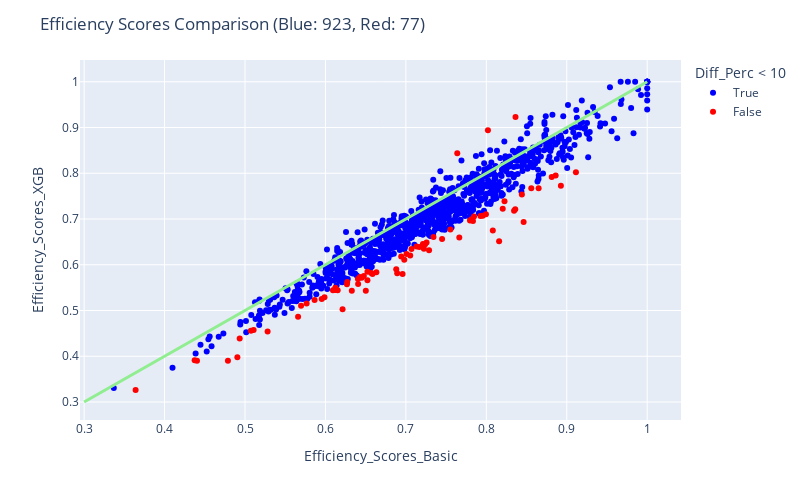

Source (notebook cell):
### Code cell
fig = px.scatter(res_xgb, x="Efficiency_Scores_Basic", y="Efficiency_Scores_XGB", color = "Diff_Perc < 10", color_discrete_map= {True:"blue", False: "red"},
                 hover_data=["Efficiency_Scores_Basic", "Efficiency_Scores_XGB", "Diff_Perc"] + [res_xgb.index])


fig.add_traces(
    list(px.line(x = np.linspace(0.3, 1, num=2), y = np.linspace(0.3, 1, num=2)).select_traces())
)

fig.update_traces(line_color='lightgreen', line_width=3)

fig.update_layout(
    autosize=False,
    width=800,
    height=500,
    title_text=f"Efficiency Scores Comparison (Blue: {blue}, Red: {red})",
)

fig.show()

### Figure 1 — Plotly figure (JSON) as saved in the notebook; plotly's stock layout.template omitted (floating-point values rounded to 4 significant figures; data arrays with more than 128 entries replaced by an {"elided": "..."} marker saying what was removed)
{"data": [{"customdata": {"elided": "923x2 mixed values"}, "hovertemplate": "Diff_Perc < 10=True<br>Efficiency_Scores_Basic=%{x}<br>Efficiency_Scores_XGB=%{y}<br>Diff_Perc=%{customdata[0]}<br>index=%{customdata[1]}<extra></extra>", "legendgroup": "True", "line": {"color": "lightgreen", "width": 3}, "marker": {"color": "blue", "symbol": "circle"}, "mode": "markers", "name": "True", "orientation": "v", "showlegend": true, "type": "scatter", "x": {"elided": "923 float values"}, "xaxis": "x", "y": {"elided": "923 float values"}, "yaxis": "y"}, {"customdata": {"elided": "77x2 mixed values"}, "hovertemplate": "Diff_Perc < 10=False<br>Efficiency_Scores_Basic=%{x}<br>Efficiency_Scores_XGB=%{y}<br>Diff_Perc=%{customdata[0]}<br>index=%{customdata[1]}<extra></extra>", "legendgroup": "False", "line": {"color": "lightgreen", "width": 3}, "marker": {"color": "red", "symbol": "circle"}, "mode": "markers", "name": "False", "orientation": "v", "showlegend": true, "type": "scatter", "x": [0.6404, 0.6406, 0.6123, 0.8927, 0.6942, 0.7054, 0.7288, 0.707, 0.7928, 0.7008, 0.7639, 0.6428, 0.5073, 0.6328, 0.364, 0.8464, 0.6633, 0.5697, 0.5107, 0.5988, 0.8204, 0.7847, 0.9114, 0.8345, 0.7956, 0.6522, 0.7343, 0.6122, 0.6477, 0.566, 0.5954, 0.645, 0.6522, 0.865, 0.8862, 0.8159, 0.698, 0.8226, 0.7797, 0.7553, 0.6152, 0.6213, 0.8813, 0.7167, 0.7212, 0.7834, 0.4374, 0.4788, 0.7224, 0.688, 0.7816, 0.5766, 0.8363, 0.6267, 0.6093, 0.5865, 0.6271, 0.6892, 0.7239, 0.6585, 0.8559, 0.6502, 0.6959, 0.802, 0.657, 0.745, 0.8081, 0.4934, 0.4403, 0.7257, 0.7664, 0.7995, 0.8442, 0.7133, 0.836, 0.4905, 0.5281], "xaxis": "x", "y": [0.5689, 0.5581, 0.5495, 0.7725, 0.618, 0.6201, 0.6318, 0.6345, 0.7068, 0.6235, 0.8437, 0.5734, 0.456, 0.5434, 0.3264, 0.6936, 0.5836, 0.5102, 0.4572, 0.5292, 0.7223, 0.7052, 0.8023, 0.7181, 0.7069, 0.5849, 0.6607, 0.5446, 0.5756, 0.4866, 0.5253, 0.5718, 0.5663, 0.7671, 0.7953, 0.6511, 0.6112, 0.739, 0.6969, 0.6773, 0.5441, 0.5027, 0.7916, 0.6387, 0.6455, 0.6956, 0.3911, 0.3899, 0.6351, 0.5901, 0.6995, 0.5154, 0.9228, 0.5572, 0.5442, 0.5228, 0.5623, 0.5814, 0.6446, 0.58, 0.7671, 0.5433, 0.5798, 0.8939, 0.5821, 0.6563, 0.675, 0.4386, 0.39, 0.6487, 0.6596, 0.7106, 0.7538, 0.6401, 0.7212, 0.3976, 0.4542], "yaxis": "y"}, {"hovertemplate": "x=%{x}<br>y=%{y}<extra></extra>", "legendgroup": "", "line": {"color": "lightgreen", "dash": "solid", "width": 3}, "marker": {"symbol": "circle"}, "mode": "lines", "name": "", "orientation": "v", "showlegend": false, "type": "scatter", "x": [0.3, 1], "xaxis": "x", "y": [0.3, 1], "yaxis": "y"}], "layout": {"autosize": false, "height": 500, "legend": {"title": {"text": "Diff_Perc < 10"}, "tracegroupgap": 0}, "margin": {"t": 60}, "title": {"text": "Efficiency Scores Comparison (Blue: 923, Red: 77)"}, "width": 800, "xaxis": {"anchor": "y", "autorange": true, "domain": [0, 1], "range": [0.2948, 1.042], "title": {"text": "Efficiency_Scores_Basic"}, "type": "linear"}, "yaxis": {"anchor": "x", "autorange": true, "domain": [0, 1], "range": [0.2607, 1.048], "title": {"text": "Efficiency_Scores_XGB"}, "type": "linear"}}}
